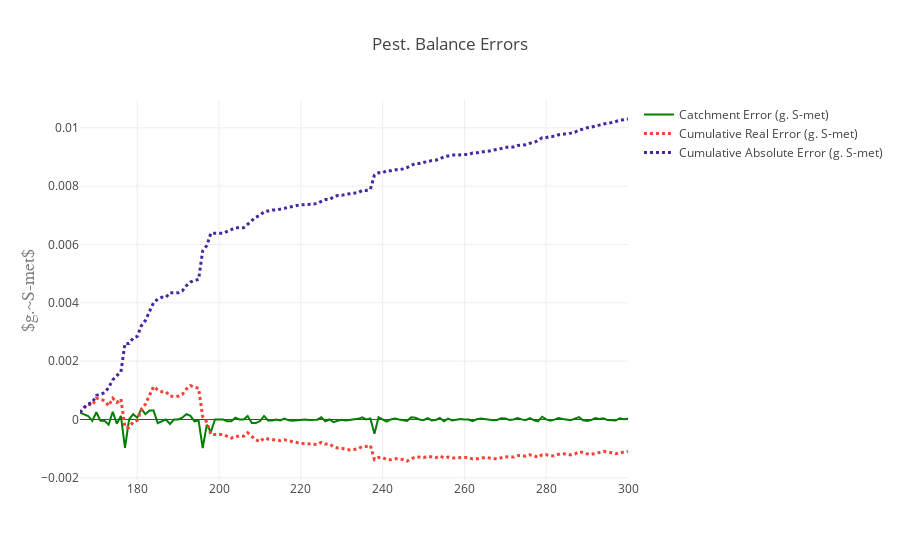

Notebook cell for this chart:
### Code cell
data = [traceWB, traceRE, traceAB]
figname = "ErrorPest.png"

%matplotlib inline
import plotlycred

online = False
if online:
    # fig = py.iplot(data) 
    fig = go.Figure(data=data, layout=layout)
    py.image.save_as(fig, filename=figname)
    # py.plot(fig, filename=figname) # Opens in web
else:
    fig = go.Figure(data=data, layout=layout)
    iplot(fig)

### Figure 1 — Plotly figure (JSON) as saved in the notebook; plotly's stock layout.template omitted (floating-point values rounded to 4 significant figures; data arrays with more than 128 entries replaced by an {"elided": "..."} marker saying what was removed)
{"data": [{"marker": {"color": "green"}, "mode": "lines", "name": "Catchment Error (g. S-met)", "type": "scatter", "x": {"elided": "135 int values"}, "y": {"elided": "135 float values"}}, {"line": {"color": "#F44336", "dash": "dot", "width": 3}, "mode": "lines", "name": "Cumulative Real Error (g. S-met)", "type": "scatter", "x": {"elided": "135 int values"}, "y": {"elided": "135 float values"}}, {"line": {"color": "#4527A0", "dash": "dot", "width": 3}, "mode": "lines", "name": "Cumulative Absolute Error (g. S-met)", "type": "scatter", "x": {"elided": "135 int values"}, "y": {"elided": "135 float values"}}], "layout": {"title": "Pest. Balance Errors", "xaxis": {"title": "", "titlefont": {"color": "#7f7f7f", "family": "Courier New, monospace", "size": 18}}, "yaxis": {"title": "$g.~S-met$", "titlefont": {"color": "#7f7f7f", "family": "Courier New, monospace", "size": 18}}}}
